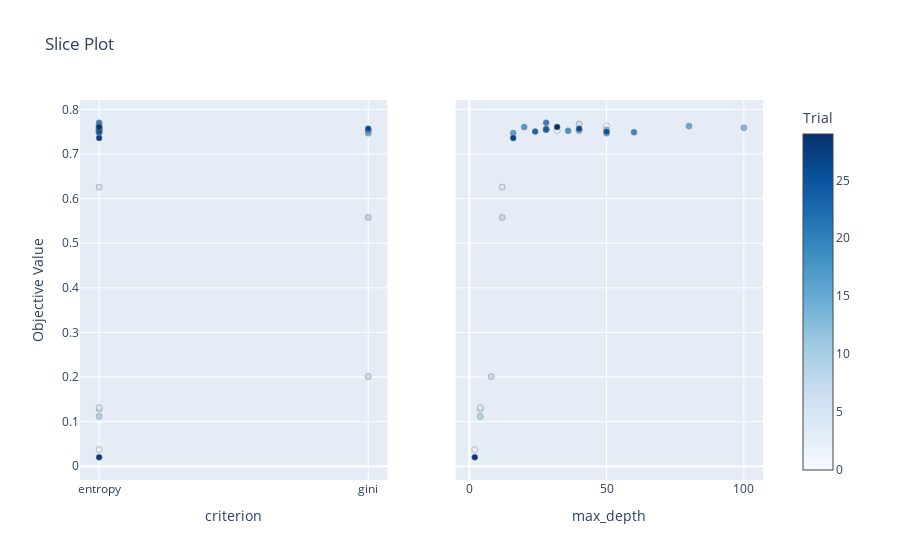

The notebook cell this image was saved under:
### Code cell
# plot the parameter relationship concerning performance
optuna.visualization.plot_slice(study)

### Figure 1 — Plotly figure (JSON) as saved in the notebook; plotly's stock layout.template omitted (floating-point values rounded to 4 significant figures)
{"data": [{"marker": {"color": [0, 1, 2, 3, 4, 5, 6, 7, 8, 9, 10, 11, 12, 13, 14, 15, 16, 17, 18, 19, 20, 21, 22, 23, 24, 25, 26, 27, 28, 29], "colorbar": {"title": {"text": "Trial"}, "x": 1, "xpad": 40}, "colorscale": [[0, "rgb(247,251,255)"], [0.125, "rgb(222,235,247)"], [0.25, "rgb(198,219,239)"], [0.375, "rgb(158,202,225)"], [0.5, "rgb(107,174,214)"], [0.625, "rgb(66,146,198)"], [0.75, "rgb(33,113,181)"], [0.875, "rgb(8,81,156)"], [1, "rgb(8,48,107)"]], "line": {"color": "Grey", "width": 0.5}, "showscale": true}, "mode": "markers", "showlegend": false, "type": "scatter", "x": ["entropy", "entropy", "entropy", "entropy", "entropy", "entropy", "entropy", "gini", "gini", "entropy", "gini", "entropy", "entropy", "entropy", "gini", "entropy", "entropy", "entropy", "gini", "entropy", "entropy", "entropy", "entropy", "entropy", "entropy", "entropy", "gini", "entropy", "entropy", "entropy"], "xaxis": "x", "y": [0.7625, 0.7525, 0.03728, 0.1281, 0.1315, 0.6257, 0.7673, 0.2011, 0.5578, 0.1118, 0.7521, 0.7541, 0.7534, 0.7584, 0.7463, 0.7624, 0.7469, 0.7601, 0.7518, 0.7487, 0.7699, 0.755, 0.7544, 0.7501, 0.7555, 0.7498, 0.7565, 0.7357, 0.02024, 0.7603], "yaxis": "y"}, {"marker": {"color": [0, 1, 2, 3, 4, 5, 6, 7, 8, 9, 10, 11, 12, 13, 14, 15, 16, 17, 18, 19, 20, 21, 22, 23, 24, 25, 26, 27, 28, 29], "colorbar": {"title": {"text": "Trial"}, "x": 1, "xpad": 40}, "colorscale": [[0, "rgb(247,251,255)"], [0.125, "rgb(222,235,247)"], [0.25, "rgb(198,219,239)"], [0.375, "rgb(158,202,225)"], [0.5, "rgb(107,174,214)"], [0.625, "rgb(66,146,198)"], [0.75, "rgb(33,113,181)"], [0.875, "rgb(8,81,156)"], [1, "rgb(8,48,107)"]], "line": {"color": "Grey", "width": 0.5}, "showscale": false}, "mode": "markers", "showlegend": false, "type": "scatter", "x": [50, 32, 2, 4, 4, 12, 40, 8, 12, 4, 40, 50, 40, 100, 50, 80, 16, 20, 36, 60, 28, 28, 28, 24, 28, 50, 40, 16, 2, 32], "xaxis": "x2", "y": [0.7625, 0.7525, 0.03728, 0.1281, 0.1315, 0.6257, 0.7673, 0.2011, 0.5578, 0.1118, 0.7521, 0.7541, 0.7534, 0.7584, 0.7463, 0.7624, 0.7469, 0.7601, 0.7518, 0.7487, 0.7699, 0.755, 0.7544, 0.7501, 0.7555, 0.7498, 0.7565, 0.7357, 0.02024, 0.7603], "yaxis": "y2"}], "layout": {"title": {"text": "Slice Plot"}, "xaxis": {"anchor": "y", "domain": [0, 0.45], "title": {"text": "criterion"}}, "xaxis2": {"anchor": "y2", "domain": [0.55, 1], "title": {"text": "max_depth"}}, "yaxis": {"anchor": "x", "domain": [0, 1], "title": {"text": "Objective Value"}}, "yaxis2": {"anchor": "x2", "domain": [0, 1], "matches": "y", "showticklabels": false}}}
